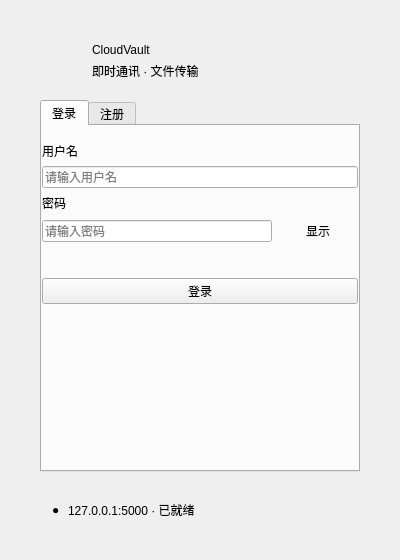
<?xml version="1.0" encoding="UTF-8"?>
<ui version="4.0">
 <class>LoginWindow</class>
 <widget class="QWidget" name="LoginWindow">
  <property name="geometry">
   <rect><x>0</x><y>0</y><width>400</width><height>560</height></rect>
  </property>
  <property name="windowTitle">
   <string>CloudVault</string>
  </property>
  <!-- 主布局：左右边距撑满 -->
  <layout class="QVBoxLayout" name="mainLayout">
   <property name="leftMargin"><number>40</number></property>
   <property name="topMargin"><number>40</number></property>
   <property name="rightMargin"><number>40</number></property>
   <property name="bottomMargin"><number>32</number></property>
   <property name="spacing"><number>0</number></property>
   <!-- ③ card 改为透明，去掉视觉边框 -->
   <item>
    <widget class="QWidget" name="card">
     <property name="styleSheet">
      <string>QWidget#card { background: transparent; border: none; }</string>
     </property>
     <layout class="QVBoxLayout" name="cardLayout">
      <property name="leftMargin"><number>0</number></property>
      <property name="topMargin"><number>0</number></property>
      <property name="rightMargin"><number>0</number></property>
      <property name="bottomMargin"><number>0</number></property>
      <property name="spacing"><number>20</number></property>
      <!-- Header：图标 + 标题 + 副标题 -->
      <item>
       <widget class="QWidget" name="headerWidget">
        <layout class="QHBoxLayout" name="headerLayout">
         <property name="spacing"><number>12</number></property>
         <property name="leftMargin"><number>0</number></property>
         <property name="topMargin"><number>0</number></property>
         <property name="rightMargin"><number>0</number></property>
         <property name="bottomMargin"><number>0</number></property>
         <item>
          <widget class="QLabel" name="iconLabel">
           <property name="text"><string/></property>
           <property name="pixmap"><pixmap resource="../../resources/resources.qrc">:/icons/app_icon.png</pixmap></property>
           <property name="scaledContents"><bool>true</bool></property>
           <property name="minimumSize">
            <size><width>40</width><height>40</height></size>
           </property>
           <property name="maximumSize">
            <size><width>40</width><height>40</height></size>
           </property>
          </widget>
         </item>
         <item>
          <widget class="QWidget" name="titleWidget">
           <layout class="QVBoxLayout" name="titleLayout">
            <property name="spacing"><number>2</number></property>
            <property name="leftMargin"><number>0</number></property>
            <property name="topMargin"><number>0</number></property>
            <property name="rightMargin"><number>0</number></property>
            <property name="bottomMargin"><number>0</number></property>
            <item>
             <widget class="QLabel" name="appNameLabel">
              <property name="text"><string>CloudVault</string></property>
             </widget>
            </item>
            <item>
             <widget class="QLabel" name="appSubtitleLabel">
              <property name="text"><string>即时通讯 · 文件传输</string></property>
             </widget>
            </item>
           </layout>
          </widget>
         </item>
         <item>
          <spacer name="headerSpacer">
           <property name="orientation"><enum>Qt::Horizontal</enum></property>
           <property name="sizeHint" stdset="0"><size><width>40</width><height>20</height></size></property>
          </spacer>
         </item>
        </layout>
       </widget>
      </item>
      <!-- Tab 控件：登录 / 注册 -->
      <item>
       <widget class="QTabWidget" name="tabWidget">
        <widget class="QWidget" name="loginTab">
         <attribute name="title"><string>登录</string></attribute>
         <layout class="QVBoxLayout" name="loginLayout">
          <property name="leftMargin"><number>0</number></property>
          <property name="topMargin"><number>16</number></property>
          <property name="rightMargin"><number>0</number></property>
          <property name="bottomMargin"><number>0</number></property>
          <property name="spacing"><number>6</number></property>
          <item>
           <widget class="QLabel" name="loginUserLabel">
            <property name="text"><string>用户名</string></property>
           </widget>
          </item>
          <item>
           <widget class="QLineEdit" name="loginUsernameEdit">
            <property name="placeholderText"><string>请输入用户名</string></property>
           </widget>
          </item>
          <item>
           <widget class="QLabel" name="loginPwdLabel">
            <property name="text"><string>密码</string></property>
           </widget>
          </item>
          <item>
           <layout class="QHBoxLayout" name="loginPwdRowLayout">
            <property name="spacing"><number>6</number></property>
            <item>
             <widget class="QLineEdit" name="loginPasswordEdit">
              <property name="placeholderText"><string>请输入密码</string></property>
              <property name="echoMode"><enum>QLineEdit::Password</enum></property>
             </widget>
            </item>
            <item>
             <widget class="QPushButton" name="loginPwdToggleBtn">
              <property name="text"><string>显示</string></property>
              <property name="checkable"><bool>true</bool></property>
              <property name="flat"><bool>true</bool></property>
              <property name="cursor"><cursorShape>PointingHandCursor</cursorShape></property>
             </widget>
            </item>
           </layout>
          </item>
          <item>
           <widget class="QLabel" name="loginStatusLabel">
            <property name="text"><string/></property>
            <property name="visible"><bool>false</bool></property>
            <property name="wordWrap"><bool>true</bool></property>
           </widget>
          </item>
          <item>
           <spacer name="loginSpacer1">
            <property name="orientation"><enum>Qt::Vertical</enum></property>
            <property name="sizeType"><enum>QSizePolicy::Fixed</enum></property>
            <property name="sizeHint" stdset="0"><size><width>20</width><height>8</height></size></property>
           </spacer>
          </item>
          <item>
           <widget class="QPushButton" name="loginBtn">
            <property name="text"><string>登录</string></property>
           </widget>
          </item>
          <item>
           <spacer name="loginSpacer2">
            <property name="orientation"><enum>Qt::Vertical</enum></property>
            <property name="sizeHint" stdset="0"><size><width>20</width><height>40</height></size></property>
           </spacer>
          </item>
         </layout>
        </widget>
        <widget class="QWidget" name="registerTab">
         <attribute name="title"><string>注册</string></attribute>
         <layout class="QVBoxLayout" name="registerLayout">
          <property name="leftMargin"><number>0</number></property>
          <property name="topMargin"><number>16</number></property>
          <property name="rightMargin"><number>0</number></property>
          <property name="bottomMargin"><number>0</number></property>
          <property name="spacing"><number>6</number></property>
          <item>
           <layout class="QHBoxLayout" name="nameRowLayout">
            <property name="spacing"><number>8</number></property>
            <item>
             <widget class="QLineEdit" name="regUsernameEdit">
              <property name="placeholderText"><string>用户名</string></property>
             </widget>
            </item>
            <item>
             <widget class="QLineEdit" name="regDisplayNameEdit">
              <property name="placeholderText"><string>昵称</string></property>
             </widget>
            </item>
           </layout>
          </item>
          <item>
           <widget class="QLabel" name="regPwdLabel">
            <property name="text"><string>密码（至少 8 位）</string></property>
           </widget>
          </item>
          <item>
           <layout class="QHBoxLayout" name="regPwdRowLayout">
            <property name="spacing"><number>6</number></property>
            <item>
             <widget class="QLineEdit" name="regPasswordEdit">
              <property name="placeholderText"><string>请设置密码</string></property>
              <property name="echoMode"><enum>QLineEdit::Password</enum></property>
             </widget>
            </item>
            <item>
             <widget class="QPushButton" name="regPwdToggleBtn">
              <property name="text"><string>显示</string></property>
              <property name="checkable"><bool>true</bool></property>
              <property name="flat"><bool>true</bool></property>
              <property name="cursor"><cursorShape>PointingHandCursor</cursorShape></property>
             </widget>
            </item>
           </layout>
          </item>
          <item>
           <widget class="QLabel" name="regConfirmLabel">
            <property name="text"><string>确认密码</string></property>
           </widget>
          </item>
          <item>
           <layout class="QHBoxLayout" name="regConfirmRowLayout">
            <property name="spacing"><number>6</number></property>
            <item>
             <widget class="QLineEdit" name="regConfirmEdit">
              <property name="placeholderText"><string>再次输入密码</string></property>
              <property name="echoMode"><enum>QLineEdit::Password</enum></property>
             </widget>
            </item>
            <item>
             <widget class="QPushButton" name="regConfirmToggleBtn">
              <property name="text"><string>显示</string></property>
              <property name="checkable"><bool>true</bool></property>
              <property name="flat"><bool>true</bool></property>
              <property name="cursor"><cursorShape>PointingHandCursor</cursorShape></property>
             </widget>
            </item>
           </layout>
          </item>
          <item>
           <widget class="QLabel" name="regStatusLabel">
            <property name="text"><string/></property>
            <property name="visible"><bool>false</bool></property>
            <property name="wordWrap"><bool>true</bool></property>
           </widget>
          </item>
          <item>
           <spacer name="regSpacer1">
            <property name="orientation"><enum>Qt::Vertical</enum></property>
            <property name="sizeType"><enum>QSizePolicy::Fixed</enum></property>
            <property name="sizeHint" stdset="0"><size><width>20</width><height>8</height></size></property>
           </spacer>
          </item>
          <item>
           <widget class="QPushButton" name="regBtn">
            <property name="text"><string>创建账号</string></property>
           </widget>
          </item>
          <item>
           <spacer name="regSpacer2">
            <property name="orientation"><enum>Qt::Vertical</enum></property>
            <property name="sizeHint" stdset="0"><size><width>20</width><height>40</height></size></property>
           </spacer>
          </item>
         </layout>
        </widget>
       </widget>
      </item>
      <!-- 底部服务器状态栏 -->
      <item>
       <widget class="QWidget" name="statusFrame">
        <layout class="QHBoxLayout" name="statusLayout">
         <property name="leftMargin"><number>12</number></property>
         <property name="topMargin"><number>8</number></property>
         <property name="rightMargin"><number>12</number></property>
         <property name="bottomMargin"><number>8</number></property>
         <property name="spacing"><number>8</number></property>
         <item>
          <widget class="QLabel" name="serverDotLabel">
           <property name="text"><string>●</string></property>
          </widget>
         </item>
         <item>
          <widget class="QLabel" name="serverAddrLabel">
           <property name="text"><string>127.0.0.1:5000 · 已就绪</string></property>
          </widget>
         </item>
         <item>
          <spacer name="statusSpacer">
           <property name="orientation"><enum>Qt::Horizontal</enum></property>
           <property name="sizeHint" stdset="0"><size><width>40</width><height>20</height></size></property>
          </spacer>
         </item>
        </layout>
       </widget>
      </item>
     </layout>
    </widget>
   </item>
  </layout>
 </widget>
 <resources/>
 <connections/>
</ui>
